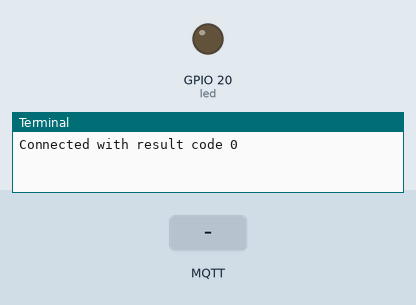
This program was run on a simulated Raspberry Pi (BCM pin numbers). Parts: output pins drawn as LEDs (lit = HIGH), the last lines printed to the terminal. Inputs (shaded band) come from the test bench. No MQTT or app messages arrive unless stated.

Above: at 1.3 s.
1.4 s: MQTT message "on" arrives on the first subscribed topic
At 2.5 s:
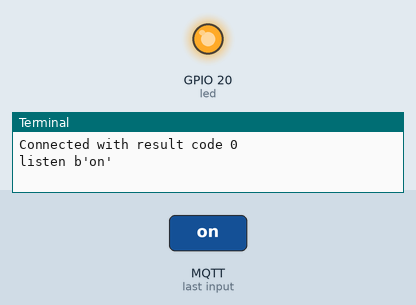
2.9 s: MQTT message "b'on'" arrives on the first subscribed topic
4.4 s: MQTT message "b'off'" arrives on the first subscribed topic
Timing chart, 0 to 7.4 s (numbered marks = the images above; inputs shaded):
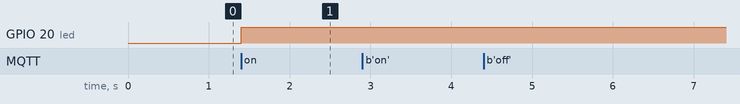

Measured:
- after the input at 1.4 s, GPIO 20 (led): LOW → HIGH at once

The program:

server-led.py
```python
# Main template for our paho.mqtt.client code import paho.mqtt.client as mqtt
import RPi.GPIO as GPIO
from gpiozero import LED
import paho.mqtt.client as mqtt
GPIO.setmode(GPIO.BCM)
GPIO.setup(20, GPIO.OUT)
GPIO.setwarnings(False)


led = LED(20)


# The callback for when the client receives a CONNACK response from the server.
def on_connect(client, userdata, flg,  rc):
	print("Connected with result code "+str(rc))

	# Subscribing in on_connect() means that if we lose the connection and
	# reconnect then subscriptions will be renewed.
	client.subscribe("listen")
	client.connected_flag = True

# The callback for when a PUBLISH message is received from the server.
def on_message(client, userdata, msg):
	print(msg.topic+" "+str(msg.payload))

	if str (msg.payload) == "b'on'":
		led.on()
		GPIO.output(20, GPIO.HIGH)
	if str (msg.payload) == "b'off'":
		led.off()
		GPIO.output(20, GPIO.LOW)

client = mqtt.Client()
client.on_connect = on_connect
client.on_message = on_message

client.connect("localhost", 1883, 60) # localhost is the Raspberry Pi itself

# Blocking call that processes network traffic, dispatches callbacks and
# handles reconnecting.
# Other loop*() functions are available that give a threaded interface and a
# manual interface.
client.loop_forever()
```
